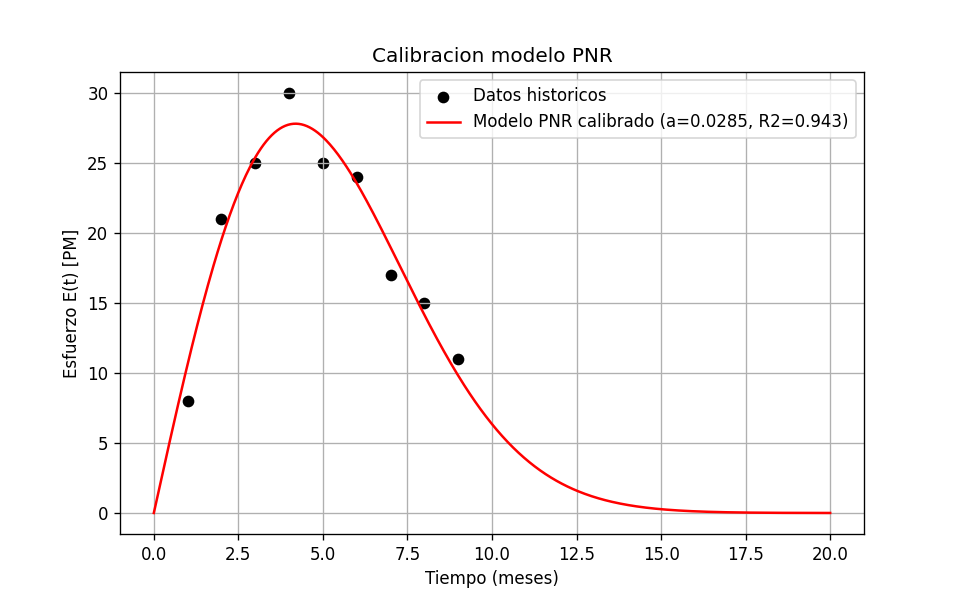

Python code for this plot:
"""
Taller Modelos Dinamicos - Calibracion del modelo PNR (Putnam-Norden-Rayleigh)
E(t) = 2*K*a*t*exp(-a*t^2)

Datos historicos: t [Meses] vs E(t) [PM]
"""
import matplotlib
matplotlib.use("Agg")
import numpy as np
import matplotlib.pyplot as plt
from scipy.optimize import curve_fit, brentq

# --- Datos historicos del taller ---
t_hist = np.array([1, 2, 3, 4, 5, 6, 7, 8, 9])
E_hist = np.array([8, 21, 25, 30, 25, 24, 17, 15, 11])

def pnr(t, K, a):
    return 2 * K * a * t * np.exp(-a * t**2)

# --- Calibracion (probando varios puntos de partida para evitar minimos locales) ---
best = None
for a0 in [0.01, 0.03, 0.05, 0.08, 0.1, 0.15, 0.2, 0.3]:
    for K0 in [50, 100, 150, 200, 300]:
        try:
            popt, _ = curve_fit(pnr, t_hist, E_hist, p0=[K0, a0], maxfev=10000)
            K_, a_ = popt
            ss_res = np.sum((E_hist - pnr(t_hist, K_, a_)) ** 2)
            if best is None or ss_res < best[0]:
                best = (ss_res, K_, a_)
        except Exception:
            pass

_, K_cal, a_cal = best
E_pred = pnr(t_hist, K_cal, a_cal)
ss_res = np.sum((E_hist - E_pred) ** 2)
ss_tot = np.sum((E_hist - np.mean(E_hist)) ** 2)
r2 = 1 - ss_res / ss_tot

print(f"K calibrado = {K_cal:.2f} PM")
print(f"a calibrado = {a_cal:.6f}")
print(f"R2 = {r2:.4f}")

t_pico = 1 / np.sqrt(a_cal)
E_pico = pnr(t_pico, K_cal, a_cal)
print(f"Pico natural: t_pico={t_pico:.2f}, E_pico={E_pico:.2f} PM")

def tf_98(K, a, tmax=None):
    if tmax is None:
        tmax = max(40, 8 / np.sqrt(a))
    t_range = np.linspace(0, tmax, 600000)
    E_model = pnr(t_range, K, a)
    dt = t_range[1] - t_range[0]
    E_acum = np.cumsum(E_model) * dt
    idx = np.argmax(E_acum >= 0.98 * K)
    return t_range[idx]

tf_base = tf_98(K_cal, a_cal)
print(f"tf calibrado (98% de K entregado) = {tf_base:.2f} meses")

# --- Grafico de calibracion ---
t_range = np.linspace(0, 20, 500)
plt.figure(figsize=(8, 5))
plt.scatter(t_hist, E_hist, color="black", label="Datos historicos")
plt.plot(t_range, pnr(t_range, K_cal, a_cal), color="red",
         label=f"Modelo PNR calibrado (a={a_cal:.4f}, R2={r2:.3f})")
plt.xlabel("Tiempo (meses)")
plt.ylabel("Esfuerzo E(t) [PM]")
plt.title("Calibracion modelo PNR")
plt.legend()
plt.grid(True)
plt.savefig("PNR_calibracion.png", dpi=120)
plt.close()

# --- Restriccion de staff maximo ---
print("\n=== Restriccion de staff maximo (K fijo) ===")
staff_results = {}
for staff_max in [5, 12, 20]:
    def f(a_):
        return pnr(1 / np.sqrt(a_), K_cal, a_) - staff_max
    a_r = brentq(f, 1e-6, a_cal)
    tpico_r = 1 / np.sqrt(a_r)
    tf_r = tf_98(K_cal, a_r)
    staff_results[staff_max] = (a_r, tpico_r, tf_r)
    print(f"Staff max={staff_max:3d} -> a={a_r:.6f}, t_pico={tpico_r:.2f}, "
          f"tf={tf_r:.2f} meses (base={tf_base:.2f}, x{tf_r/tf_base:.2f})")

# --- Reduccion de calendario ---
print("\n=== Reduccion de calendario tf (K fijo) ===")
for frac in [0.9, 0.8, 0.7]:
    tf_target = tf_base * frac
    def g(a_):
        return tf_98(K_cal, a_) - tf_target
    a_r = brentq(g, a_cal, 5.0)
    tpico_r = 1 / np.sqrt(a_r)
    Epico_r = pnr(tpico_r, K_cal, a_r)
    incremento = 100 * (Epico_r / E_pico - 1)
    print(f"tf objetivo={tf_target:.2f} ({int(frac*100)}%) -> a={a_r:.6f}, "
          f"E_pico={Epico_r:.2f} PM (vs base={E_pico:.2f}, +{incremento:.1f}%)")

# --- Grafico comparativo de restricciones de staff ---
plt.figure(figsize=(8, 5))
plt.plot(t_range, pnr(t_range, K_cal, a_cal), label="Base (sin restriccion)")
for staff_max, (a_r, _, _) in staff_results.items():
    plt.plot(t_range, pnr(t_range, K_cal, a_r), label=f"Staff max={staff_max}")
plt.xlabel("Tiempo (meses)")
plt.ylabel("Esfuerzo E(t) [PM]")
plt.title("Efecto de restringir el staff maximo")
plt.legend()
plt.grid(True)
plt.savefig("PNR_restricciones_staff.png", dpi=120)
plt.close()

print("\nGraficos guardados: PNR_calibracion.png y PNR_restricciones_staff.png")
